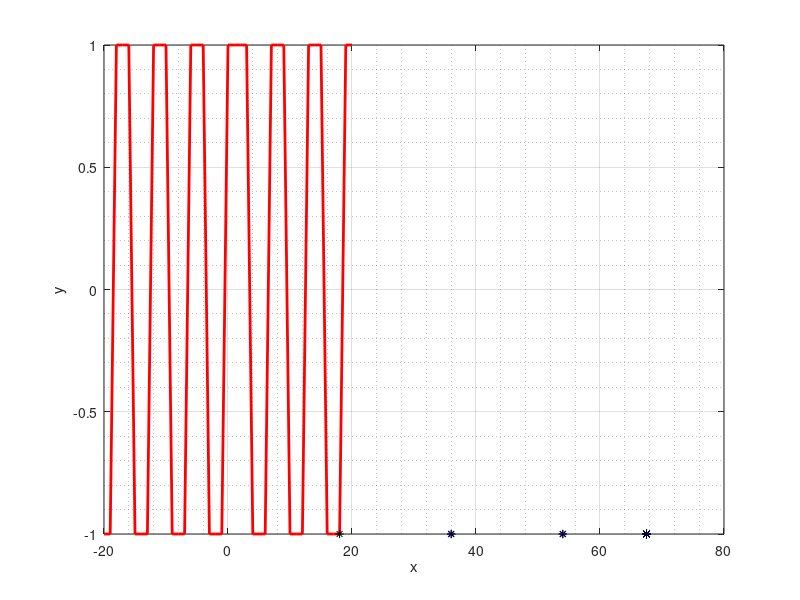

Reproduce this figure in MATLAB.
%Anwendung:     Simplex-Downhill Algorithmus
%Datum:         03.05.2013
%Author:        Selina Malacarne, Raphael Nestler
close all; 
clear all; 

xBorder = 20; 
iteration = 20; 

x = (-xBorder:1:xBorder);
y = (-xBorder:1:xBorder); 

funSquare = square(x); 

x_newSquare1 = 18; %Startwert
y_newSquare1 = 0;
x_valuesSquare1 = zeros(2*iteration+1); 
y_valuesSquare1 = zeros(2*iteration+1); 

x_newSquare2 = -18; %Startwert
y_newSquare2 = 0;
x_valuesSquare2 = zeros(2*iteration+1); 
y_valuesSquare2 = zeros(2*iteration+1); 

options = struct('MaxIter',2);

for i=1:(2*iteration+1)
    [x_newSquare1 y_newSquare1] = fminsearch(@square,x_newSquare1,options);
    x_valuesSquare1(i) = x_newSquare1; 
    y_valuesSquare1(i) = y_newSquare1;
    
    [x_newSquare2 y_newSquare2] = fminsearch(@square,x_newSquare2,options);
    x_valuesSquare2(i) = x_newSquare2; 
    y_valuesSquare2(i) = y_newSquare2;
end
 
figure; 
plot(x,funSquare,'r','linewidth',2);
xlabel('x')
ylabel('y')
hold on; 
for i=1:length(x_valuesSquare1)
 plot(x_valuesSquare1(i), y_valuesSquare1(i), '*b')
  plot(x_valuesSquare2(i), y_valuesSquare2(i), '*k')
 %pause(0.5)
end
hold off; 
grid on; 
set(gca, 'GridLineStyle', '-');
grid(gca,'minor');


 
